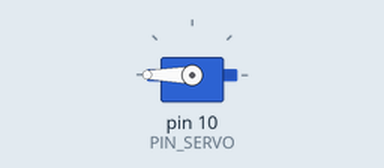
Simulated run of this sketch. Board: Arduino Uno, built with avr-gcc and run on an emulated ATmega328P. On the bench: servo.

Above: at 1.05 s.
Timing chart, 0 to 4.0 s (numbered marks = the images above):
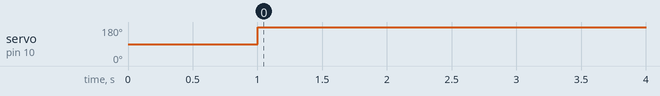

Measured:
- by itself, servo on pin 10 (PIN_SERVO): 90° → 180° at 1.0 s

The sketch:

10_example_2.ino
```cpp
#include <Servo.h>
#define PIN_SERVO 10

Servo myservo;

void setup() {
  myservo.attach(PIN_SERVO);
  myservo.write(90);
  delay(1000);

}

void loop() {
  myservo.write(180);
  delay(1000);
  myservo.write(90);
    // add code here.
}
```
